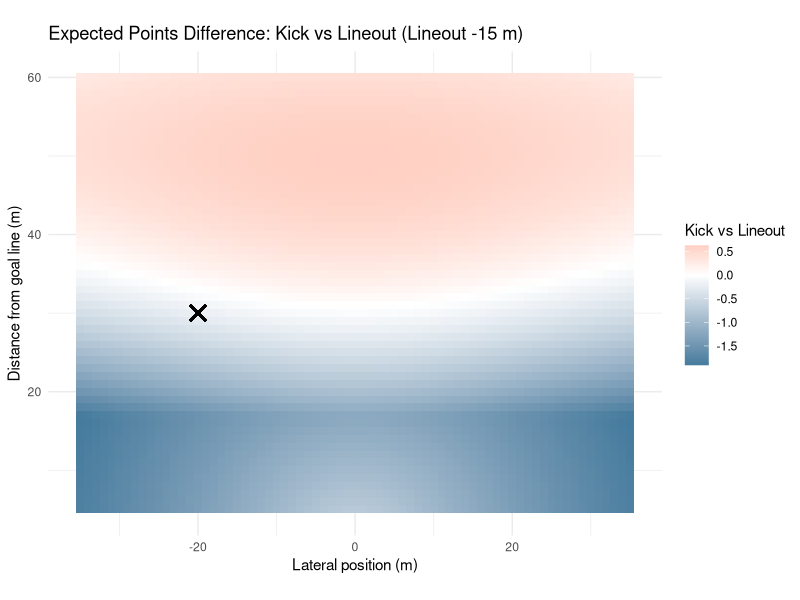
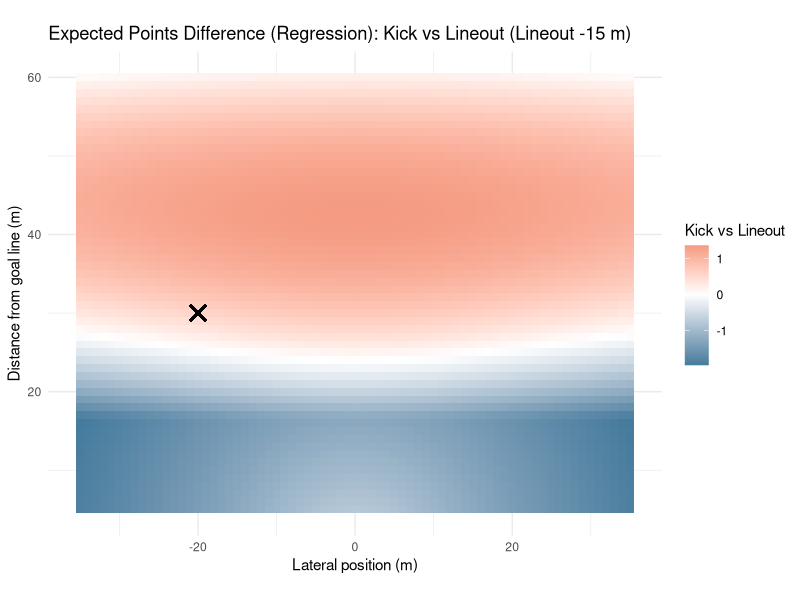
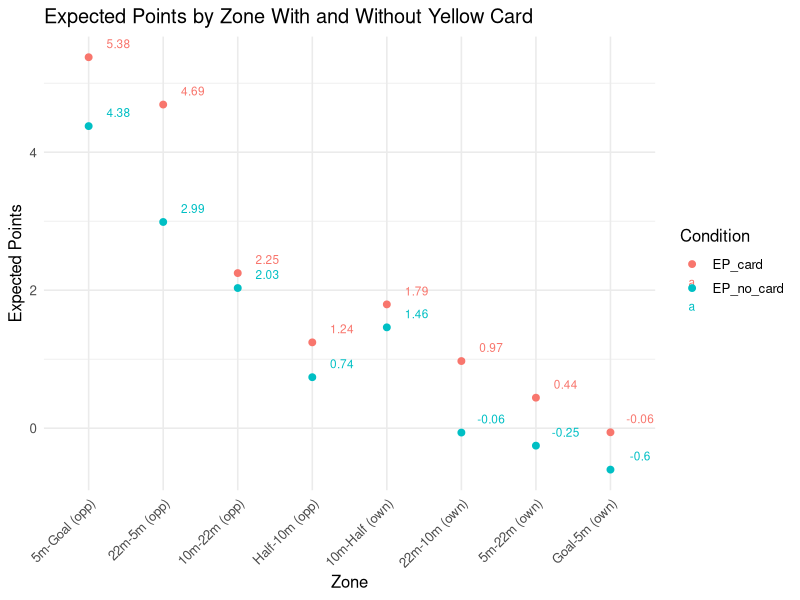
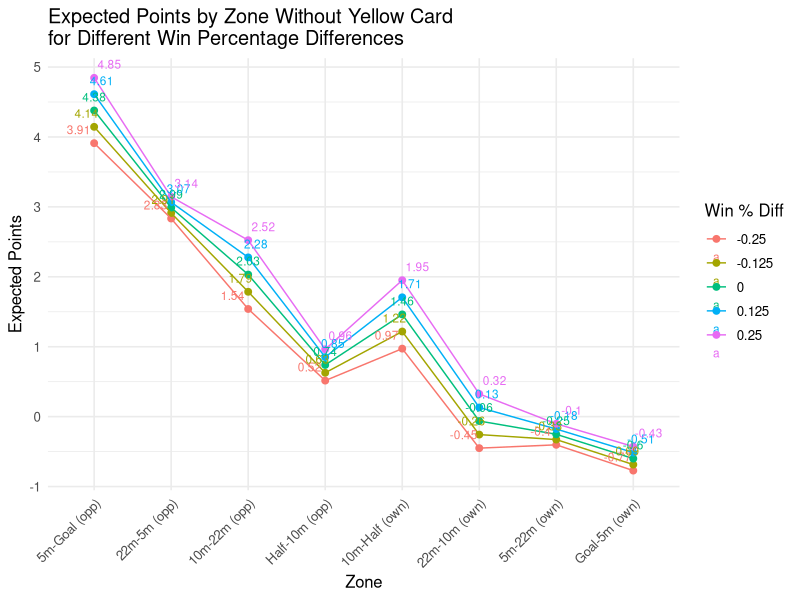
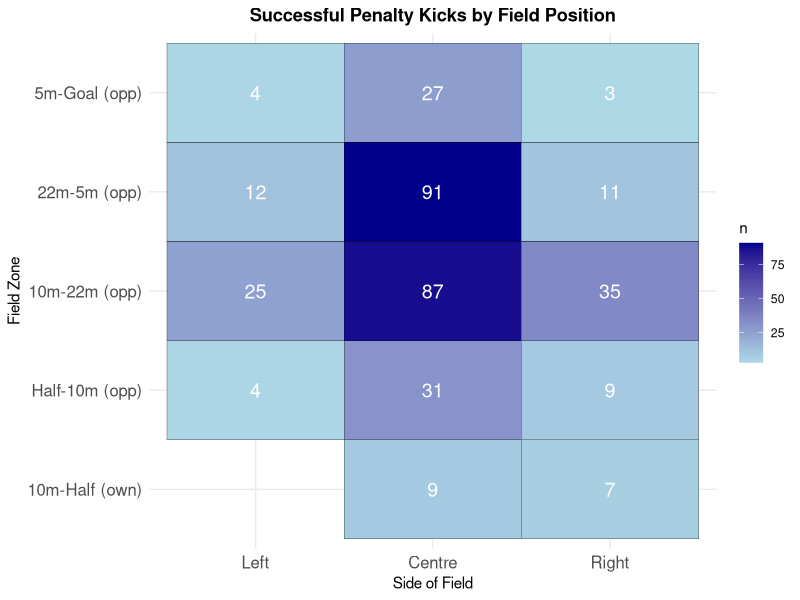
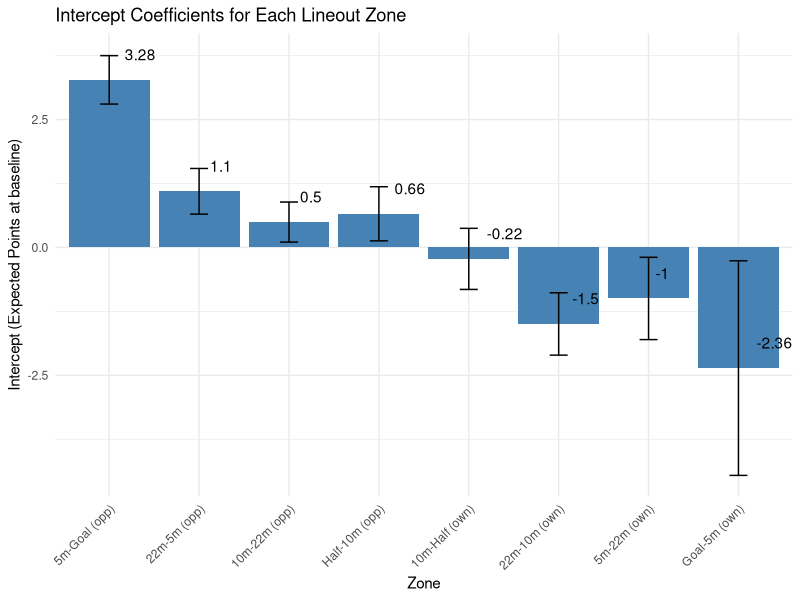
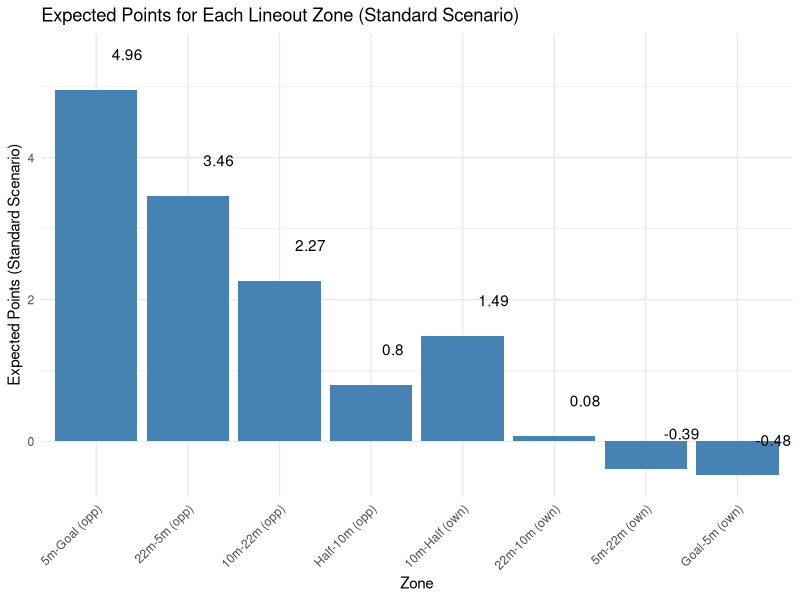
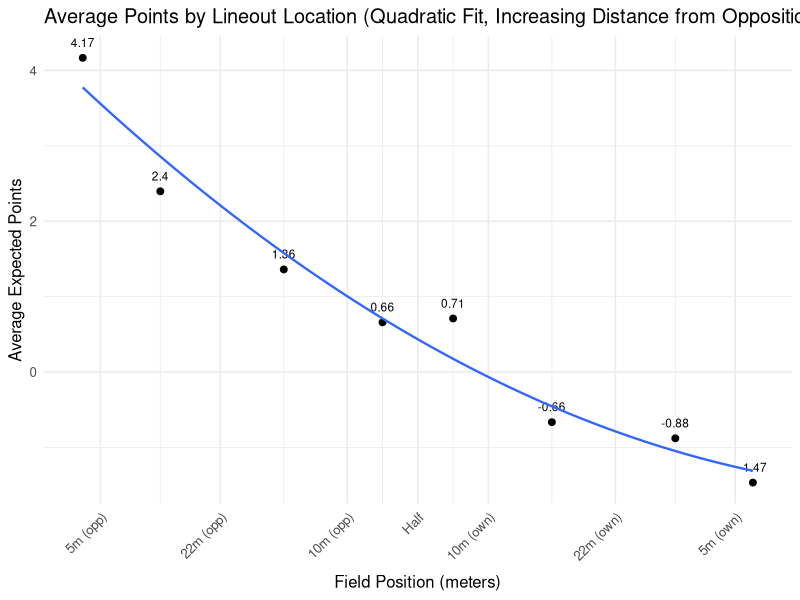

Recreate these plots in R, in order.
##################
### REFERENCES ###
##################

# setwd("/Users/kennywatts/Documents/GitHub/Rugby-Expected-Points/")

## Links to Article
# https://www.data-ruck.com/blog/predicting-kicks-outcome/
# https://journals.sagepub.com/doi/10.1177/22150218251365220

## Data Download Link
# https://zenodo.org/api/records/13851563/files-archive

# Goal Kicking Data
# https://www.sciencedirect.com/science/article/pii/S1440244014000255


################
### PACKAGES ###
################

# install.packages("patchwork")
library(patchwork)

# install.packages("stringr")
library(stringr)

# install.packages("tidyverse")
library(tidyverse)

# install.packages("dplyr")
library(dplyr)

#################
### DATA LOAD ###
#################

# run from project directory (or within .Rproj)
phase_data = read_csv("data/phase_2018-19.csv")
# preview data
head(phase_data)

########################
### DATA EXPLORATION ###
#######################

# location where the phase began, determined determined by the metre lines dividing the pitch
unique(phase_data$Location)

# period between subsequent rucks
unique(phase_data$Phase)

# location on the pitch where the phase began, determined by the lineout lines dividing the pitch
unique(phase_data$Side)

# how did the play start?
unique(phase_data$Play_Start)

# upon scoring, the event was assigned to all phases since the previous scoring event
unique(phase_data$Outcome)

# points difference (I'm assuming for whoever has possession of the ball)
## oftentimes this is from perspective of the home team, but if it flips back and forth w/ possession then you're right
unique(phase_data$Points_Difference)

# phase data including cards

phase_data_cards <- phase_data

# remove instances when cards occur
phase_data <- phase_data %>%
  filter(
    Red_Cards_Own == 0,
    Red_Cards_Opp == 0,
    Yellow_Cards_Own == 0,
    Yellow_Cards_Opp == 0
  ) %>%
  select(-Red_Cards_Own, -Red_Cards_Opp, -Yellow_Cards_Own, -Yellow_Cards_Opp)

# get restarts
restarts <- phase_data %>%
  filter(Play_Start == "Restart Kick", Phase ==1)

# list of unique restart locations
unique(restarts$Location)

# successfulpenalty kicks and locations
successful_penalty_kicks <- phase_data %>%
  arrange(ID) %>% 
  mutate(
    prev_location = lag(Location),          # previous play location
    prev_team = lag(Team_In_Poss),          # previous team in possession
    prev_side = lag(Side),                  # previous side
    score_change = Points_Difference - lag(Points_Difference),
    
    # flip certain "own" zones to "opp"
    prev_location = case_when(
      prev_location == "Goal-5m (own)"   ~ "5m-Goal (opp)",
      prev_location == "5m-22m (own)"    ~ "22m-5m (opp)",
      prev_location == "22m-10m (own)"   ~ "10m-22m (opp)",
      TRUE ~ prev_location
    )
  ) %>%
  # isolate for 3-point scores
  filter(
    abs(score_change) == 3
  ) %>%
  select(ID, Round, Home, Away, Location, prev_location, prev_team, prev_side, Points_Difference, Outcome)
# preview data
print(successful_penalty_kicks)


# mapping successful penalty kicks

zone_levels <- c("Goal-5m (own)", "5m-22m (own)", "22m-10m (own)", "10m-Half (own)",
                 "Half-10m (opp)", "10m-22m (opp)", "22m-5m (opp)", "5m-Goal (opp)")

successful_penalty_kicks <- successful_penalty_kicks %>%
  mutate(
    prev_location = factor(prev_location, levels = zone_levels),
    prev_side = factor(prev_side, levels = c("Left", "Centre", "Right"))
  )

field_counts <- successful_penalty_kicks %>%
  count(prev_location, prev_side)

p1 <- ggplot(field_counts, aes(x = prev_side, y = prev_location, fill = n)) +
  geom_tile(color = "black") +
  geom_text(aes(label = n), color = "white", size = 5) +
  scale_fill_gradient(low = "lightblue", high = "darkblue") +
  labs(title = "Successful Penalty Kicks by Field Position",
       x = "Side of Field",
       y = "Field Zone") +
  theme_minimal() +
  theme(
    axis.text.x = element_text(size = 12),
    axis.text.y = element_text(size = 12),
    plot.title = element_text(hjust = 0.5, face = "bold")
  )

ggsave("plots/penalty_kicks_by_position.png", p1, width = 10, height = 8, dpi = 300)

# expected points of lineout in different locations

phase_data <- phase_data %>%
  mutate(
    # extract signed numbers inside parentheses: (+3), (-3), etc.
    points = str_extract(Outcome, "[-+]?\\d+") %>% as.numeric(),
    
    # handle cases with no number (e.g. "no score", turnovers)
    points = ifelse(is.na(points), 0, points)
  )

zones <- c(
  "5m-Goal (opp)",
  "22m-5m (opp)",
  "10m-22m (opp)",
  "Half-10m (opp)",
  "10m-Half (own)",
  "22m-10m (own)",
  "5m-22m (own)",
  "Goal-5m (own)"
)

lineouts_clean <- phase_data %>%
  filter(
    Play_Start == "Lineout",
    Location %in% zones,
    Phase == 1
  ) %>%
  arrange(Round, Home, Away, Team_In_Poss, desc(Seconds_Remaining))

expected_points_by_zone <- lineouts_clean %>%
  group_by(Location) %>%
  summarise(
    n_phases = n(),
    avg_points = mean(points, na.rm = TRUE),
    total_points = sum(points, na.rm = TRUE),
    .groups = "drop"
)

print(expected_points_by_zone)

#####
# Expected points using linear regression
#####

last_play <- phase_data_cards %>%
  group_by(Round, Home, Away) %>%
  filter(ID == max(ID)) %>%
  ungroup() %>%
  mutate(
    last_play_points = str_extract(Outcome, "[-+]?\\d+") %>% as.numeric(),
    last_play_points = ifelse(is.na(last_play_points), 0, last_play_points),
    
    Score_Change = last_play_points,
    
    Final_Points_Difference = Points_Difference + Score_Change,
    Final_Points_Diff_Home = if_else(Team_In_Poss == "Home",
                                     Final_Points_Difference,
                                     -Final_Points_Difference)
)

# making win percentage column

matches <- last_play %>%
  select(Round, Home, Away, Final_Points_Diff_Home) %>%
  distinct()

team_games <- matches %>%
  pivot_longer(cols = c(Home, Away),
               names_to = "Side",
               values_to = "Team") %>%
  mutate(
    Win = case_when(
      Side == "Home" & Final_Points_Diff_Home > 0 ~ 1,
      Side == "Home" & Final_Points_Diff_Home <= 0 ~ 0,
      Side == "Away" & Final_Points_Diff_Home < 0 ~ 1,
      Side == "Away" & Final_Points_Diff_Home >= 0 ~ 0
    ),
    Round = as.numeric(Round)
  ) %>%
  arrange(Team, Round)

team_games <- team_games %>%
  group_by(Team) %>%
  arrange(Round) %>%
  mutate(
    Games_Played = lag(row_number(), default = 0),
    Wins_Before = lag(cumsum(Win), default = 0),
    WinPct_Before = if_else(Games_Played == 0, 0.5, Wins_Before / Games_Played)
  ) %>%
  ungroup()

phase_data_cards <- phase_data_cards %>%
  mutate(
    Team_for_join = case_when(
      Team_In_Poss == "Home" ~ Home,
      Team_In_Poss == "Away" ~ Away
    )
  )

phase_data_cards <- phase_data_cards %>%
  left_join(
    team_games %>% select(Team, Round, WinPct_Before),
    by = c("Team_for_join" = "Team", "Round" = "Round")
  )

regression_lineouts <- phase_data_cards %>%
  filter(
    Play_Start == "Lineout",
    Location %in% zones,
    Phase == 1
  )

# Home and away column

regression_lineouts <- regression_lineouts %>%
  mutate(
    Home_Attack = if_else(Team_In_Poss == "Home", 1, 0)
  )

regression_lineouts <- regression_lineouts %>%
  mutate(
    Opponent = if_else(Team_In_Poss == "Home", Away, Home)
  ) %>%
  left_join(
    team_games %>% select(Team, Round, WinPct_Before) %>%
      rename(Opponent = Team,
             Opponent_WinPct = WinPct_Before),
    by = c("Opponent", "Round")
  )

# Win percent differential

regression_lineouts <- regression_lineouts %>%
  mutate(
    WinPct_Diff = WinPct_Before - Opponent_WinPct
  )

# Card differential

regression_lineouts <- regression_lineouts %>%
  mutate(
    Card_Diff = (Yellow_Cards_Opp + Red_Cards_Opp) - (Yellow_Cards_Own + Red_Cards_Own)
  )

# Seconds remaining in half

regression_lineouts <- regression_lineouts %>%
  mutate(
    Seconds_Remaining_Half = if_else(
      Seconds_Remaining > 2400,             # first half
      Seconds_Remaining - 2400,             # seconds remaining in first half
      Seconds_Remaining                     # second half: already less than 2400
    )
  )


regression_lineouts <- regression_lineouts %>%
  mutate(
  points = str_extract(Outcome, "[-+]?\\d+") %>% as.numeric(),
  points = ifelse(is.na(points), 0, points))

lineouts_by_zone <- split(regression_lineouts, regression_lineouts$Location)

zone_regressions <- list()

for (zone_name in names(lineouts_by_zone)) {
  df <- lineouts_by_zone[[zone_name]]
  
  lm_zone <- lm(points ~ Seconds_Remaining_Half + Home_Attack + WinPct_Diff + Card_Diff, data = df)
  
  zone_regressions[[zone_name]] <- lm_zone
}

# Expected points for each zone using regression

library(broom)

zone_coefficients <- lapply(names(zone_regressions), function(zone) {
  broom::tidy(zone_regressions[[zone]]) %>%
    mutate(Location = zone)
}) %>%
  bind_rows()

zones_order <- c(
  "5m-Goal (opp)",
  "22m-5m (opp)",
  "10m-22m (opp)",
  "Half-10m (opp)",
  "10m-Half (own)",
  "22m-10m (own)",
  "5m-22m (own)",
  "Goal-5m (own)"
)

intercepts <- zone_coefficients %>%
  filter(term == "(Intercept)")

intercepts <- intercepts %>%
  mutate(Location = factor(Location, levels = zones_order))

reg_plot <- ggplot(intercepts, aes(x = Location, y = estimate)) +
  geom_col(fill = "steelblue") +
  geom_errorbar(aes(ymin = estimate - std.error, ymax = estimate + std.error), width = 0.2) +
  geom_text(aes(label = round(estimate, 2)),
            nudge_y = 0.5,   # move labels slightly above the bars
            hjust = -0.5) +   # center horizontally
  labs(
    x = "Zone",
    y = "Intercept (Expected Points at baseline)",
    title = "Intercept Coefficients for Each Lineout Zone"
  ) +
  theme_minimal() +
  theme(axis.text.x = element_text(angle = 45, hjust = 1))

ggsave("plots/reg_plot.png", reg_plot, width = 10, height = 6, dpi = 300)

# Standard Scenario Plot

Seconds_Remaining_Half_val <- 2400
Home_Attack_val <- 1
WinPct_Diff_val <- 0
Card_Diff_val <- 0

zone_coeff_summary <- zone_coefficients %>%
  select(Location, term, estimate) %>%
  pivot_wider(names_from = term, values_from = estimate, values_fn = mean)

EP_standard <- zone_coeff_summary %>%
  mutate(
    EP_standard = `(Intercept)` +
      Seconds_Remaining_Half * Seconds_Remaining_Half_val +
      Home_Attack * Home_Attack_val +
      WinPct_Diff * WinPct_Diff_val +
      Card_Diff * Card_Diff_val
  ) %>%
  select(Location, EP_standard) %>%
  pivot_longer(
    cols = EP_standard,
    names_to = "Condition",
    values_to = "Expected_Points"
  ) %>%
  mutate(Location = factor(Location, levels = zones_order))

reg_plot_standard <- ggplot(EP_standard, aes(x = Location, y = Expected_Points)) +
  geom_col(fill = "steelblue") +
  geom_text(aes(label = round(Expected_Points, 2)),
            nudge_y = 0.5, 
            hjust = -0.5) +
  labs(
    x = "Zone",
    y = "Expected Points (Standard Scenario)",
    title = "Expected Points for Each Lineout Zone (Standard Scenario)"
  ) +
  theme_minimal() +
  theme(axis.text.x = element_text(angle = 45, hjust = 1))

ggsave("plots/standard_coef_reg_plot.png", reg_plot_standard, width = 10, height = 6, dpi = 300)

# Expected Points of Lineout All Areas of the pitch

expected_points_by_zone <- lineouts_clean %>%
  group_by(Location) %>%
  summarise(
    n_phases = n(),
    avg_points = mean(points, na.rm = TRUE),
    total_points = sum(points, na.rm = TRUE),
    .groups = "drop"
  ) %>%
  mutate(Location = factor(Location, levels = zones_order)) %>%
  arrange(Location)

expected_points_regression <- intercepts %>%
  mutate(Location = factor(Location, levels = zones_order)) %>%
  arrange(Location)

# Print Table
print(expected_points_by_zone)

# Plot of Meteres vs Expected Points of Lineout

field_lines <- c(5, 22, 40, 50, 60, 78, 95)
line_names <- c("5m (opp)", "22m (opp)", "10m (opp)", "Half", "10m (own)", "22m (own)", "5m (own)")

zone_meters <- c(2.5, 13.5, 31, 45, 55, 69, 86.5, 97.5)

expected_points_by_zone$Location <- factor(expected_points_by_zone$Location, levels = zones_order)
expected_points_by_zone$meter_x <- zone_meters[match(as.character(expected_points_by_zone$Location), zones_order)]

expected_points_regression$Location <- factor(expected_points_regression$Location, levels = zones_order)
expected_points_regression$meter_x <- zone_meters[match(as.character(expected_points_regression$Location), zones_order)]

# Computing Quadratic Minimum

quad_fit_tmp <- lm(avg_points ~ poly(meter_x, 2), data = expected_points_by_zone)
quad_fit_reg <- lm(estimate ~ poly(meter_x, 2), data = expected_points_regression)

grid_x <- seq(min(expected_points_by_zone$meter_x, na.rm = TRUE),
              max(expected_points_by_zone$meter_x, na.rm = TRUE),
              length.out = 2000)

pred_tmp <- predict(quad_fit_tmp, newdata = data.frame(meter_x = grid_x))
pred_reg <- predict(quad_fit_reg, newdata = data.frame(meter_x = grid_x))

cap_x <- grid_x[which.min(pred_tmp)]
cap_x_reg <- grid_x[which.min(pred_reg)]

lineout_plot <- ggplot(expected_points_by_zone, aes(x = meter_x, y = avg_points)) +
  geom_point(size = 2) +
  geom_text(aes(label = round(avg_points, 2)), vjust = -1.2, size = 3, check_overlap = TRUE) +
  geom_smooth(method = "lm", formula = y ~ poly(pmin(x,  cap_x), 2), se = FALSE, linewidth = 0.8) +
  scale_x_continuous(
    breaks = field_lines,
    labels = line_names,
    expand = expansion(add = c(3, 3)),
    limits = c(0, 100)  # ensures full field range
  ) +
  labs(
    title = "Average Points by Lineout Location (Quadratic Fit, Increasing Distance from Opposition Goal Line)",
    x = "Field Position (meters)",
    y = "Average Expected Points"
  ) +
  theme_minimal(base_size = 12) +
  theme(
    axis.text.x = element_text(angle = 45, hjust = 1),
    axis.title.x = element_text(margin = ggplot2::margin(t = unit(8, "pt")))
  )

ggsave("plots/lineout_plot.png", lineout_plot, width = 10, height = 6, dpi = 300)

df <- tibble::tibble(
  y_mid = c(31, 13.5, 2.5, 45),
  avg_points = c(1.25, 2.04, 3.74, 0.879)
)

p2 <- ggplot(df, aes(x = y_mid, y = avg_points)) +
  geom_point(size = 3, color = "red") +
  geom_line(group = 1, color = "blue") +
  labs(
    title = "Average Expected Points by Zone",
    x = "Distance from goal line (m, zone midpoint)",
    y = "Average Points"
  ) +
  theme_minimal()

ggsave("plots/expected_points_by_zone.png", p2, width = 10, height = 6, dpi = 300)

# Regression quad plot

lineout_plot_reg <- ggplot(expected_points_regression, aes(x = meter_x, y = estimate)) +
  geom_point(size = 2) +
  geom_text(aes(label = round(estimate, 2)), vjust = -1.2, size = 3, check_overlap = TRUE) +
  geom_smooth(method = "lm", formula = y ~ poly(pmin(x,  cap_x_reg), 3), se = FALSE, linewidth = 0.8) +
  scale_x_continuous(
    breaks = field_lines,
    labels = line_names,
    expand = expansion(add = c(3, 3)),
    limits = c(0, 100)  # ensures full field range
  ) +
  labs(
    title = "Average Points by Lineout Location (Cubic Fit, Increasing Distance from Opposition Goal Line)",
    x = "Field Position (meters)",
    y = "Average Expected Points"
  ) +
  theme_minimal(base_size = 12) +
  theme(
    axis.text.x = element_text(angle = 45, hjust = 1),
    axis.title.x = element_text(margin = ggplot2::margin(t = unit(8, "pt")))
  )

ggsave("plots/lineout_plot_reg.png", lineout_plot, width = 10, height = 6, dpi = 300)

df_reg <- tibble::tibble(
  y_mid = c(31, 13.5, 2.5, 45),
  estimate = c(1.25, 2.04, 3.74, 0.879)
)

p2_reg <- ggplot(df_reg, aes(x = y_mid, y = estimate)) +
  geom_point(size = 3, color = "red") +
  geom_line(group = 1, color = "blue") +
  labs(
    title = "Average Expected Points by Zone",
    x = "Distance from goal line (m, zone midpoint)",
    y = "Average Points"
  ) +
  theme_minimal()

ggsave("plots/expected_points_regression.png", p2_reg, width = 10, height = 6, dpi = 300)

# coefficients from logistic regression (REPLICATE THIS)
beta_angle <- 0.45
beta_distance <- -0.022
intercept <- -1.78

x_vals <- seq(-35, 35, by = 1)
y_vals <- seq(5, 60, by = 1)
grid <- expand.grid(x = x_vals, y = y_vals)

# SET THIS AS DEFAULT VALUE, CORRECT IF NOT SO
post_half_width <- 2.81

# logistic function
logit_prob <- function(angle, distance) {
  1 / (1 + exp(-(beta_angle * angle + beta_distance * distance + intercept)))
}

compute_expected_points <- function(x, y, post_half_width = 2.81) {
  # positions of the posts along the x-axis
  left_post_x  <- -post_half_width
  right_post_x <-  post_half_width
  
  # distances to the posts from kicker at (x, y)
  angle_left  <- atan2(x + left_post_x, y)
  angle_right <- atan2(x - right_post_x, y)
  
  # angular width of target
  angle <- angle_right - angle_left
  
  # logistic probability
  distance <- sqrt(x^2 + y^2)
  prob_raw <- logit_prob(angle, distance)
  
  prob_raw
}

grid <- grid %>%
  mutate(
    prob_raw_pos = compute_expected_points(x, y),
    prob_raw_neg = compute_expected_points(-x, y),  # mirror kicker position
    prob_raw_max = pmax(prob_raw_pos, prob_raw_neg)
  ) %>%
  mutate(
    prob = prob_raw_max / max(prob_raw_max),
    expected_points = prob * 3 + (1-prob)*0.604    # 0.604 obtained from expected points following a 22 meter drop out
  )


# plot symmetric heatmap
thresholds <- c(0.8, 0.6, 0.4, 0.2)

p3 <- ggplot(grid, aes(x = x, y = y, fill = prob)) +
  geom_tile() +
  geom_contour(aes(z = prob),
               breaks = thresholds,
               color = "white",
               linewidth = 0.8,
               linetype = "dashed") +
  scale_fill_viridis_c(option = "magma", name = "Expected Prob") +
  coord_fixed() +
  labs(
    title = "Expected Probability of Kick Success (Symmetric)",
    x = "Lateral position (m)",
    y = "Distance from goal line (m)"
  ) +
  theme_minimal()

ggsave("plots/kick_success_probability.png", p3, width = 12, height = 10, dpi = 300)

p4 <- ggplot(grid, aes(x = x, y = y, fill = expected_points)) +
  geom_tile() +
  scale_fill_viridis_c(option = "magma", name = "Expected Points") +
  coord_fixed() +
  labs(
    title = "Expected Points of Kick Success (Symmetric)",
    x = "Lateral position (m)",
    y = "Distance from goal line (m)"
  ) +
  theme_minimal()

ggsave("plots/expected_points_heatmap.png", p4, width = 12, height = 10, dpi = 300)



# Expected Points after Penalty miss (drop kick from opposition 22m)

all_restarts <- restarts

head(all_restarts)
table(all_restarts$Location)

# Need to Remove All Restarts After Tries and Penalties

restarts_not_after_score <- phase_data %>%
  mutate(
    prev_ID = lag(ID),
    prev_Points = lag(Points_Difference),
    prev_Play = lag(Play_Start),
    prev_Team_In_Poss = lag(Team_In_Poss)
  ) %>%
  filter(
    Phase == 1,
    Play_Start == "Restart Kick",
    !is.na(prev_ID),
    abs(Points_Difference - prev_Points) == 0,
    Seconds_Remaining < 4795,
    !between(Seconds_Remaining, 2390, 2400)
  )



head(restarts_not_after_score)
table(restarts_not_after_score$Location)


# Filtering out unreasonable locations

avg_points_by_location_restarts <- restarts_not_after_score %>%
  group_by(Location) %>%
  summarise(
    n = n(),
    avg_expected_points = mean(points, na.rm = TRUE)
  ) %>%
  arrange(desc(avg_expected_points))

print(avg_points_by_location_restarts)

overall_avg_points_restarts <- restarts_not_after_score %>%
  summarise(overall_avg_expected_points = mean(points, na.rm = TRUE))

print(overall_avg_points_restarts)


# lineout expected points

expected_points_by_zone <- tibble(
  Location = c("10m-22m (opp)", "22m-5m (opp)", "5m-Goal (opp)", "Half-10m (opp)"),
  y_mid = c(31, 13.5, 2.5, 45),
  avg_points = c(1.25, 2.04, 3.74, 0.879)
)

expected_points_by_zone_reg <- tibble(
  Location = c("10m-22m (opp)", "22m-5m (opp)", "5m-Goal (opp)", "Half-10m (opp)"),
  y_mid = c(31, 13.5, 2.5, 45),
  avg_points = c(0.77, 1.02, 3.79, 1.01)
)

# fit quadratic function
quad_fit <- lm(avg_points ~ poly(y_mid, 2, raw = TRUE), data = expected_points_by_zone)
quad_fit_reg <- lm(avg_points ~ poly(y_mid, 2, raw = TRUE), data = expected_points_by_zone_reg)

y_dense <- seq(min(expected_points_by_zone$y_mid),
               max(expected_points_by_zone$y_mid), length.out = 500)
y_dense_reg <- seq(min(expected_points_by_zone_reg$y_mid),
               max(expected_points_by_zone_reg$y_mid), length.out = 500)

fitted_dense <- predict(quad_fit, newdata = data.frame(y_mid = y_dense))
fitted_dense_reg <- predict(quad_fit_reg, newdata = data.frame(y_mid = y_dense_reg))

p5 <- ggplot() +
  geom_point(data = expected_points_by_zone, aes(x = y_mid, y = avg_points), color = "blue") +
  geom_line(aes(x = y_dense, y = fitted_dense), color = "red", linewidth = 1) +
  labs(title = "Quadratic Fit to Average Points by Zone",
       x = "y_mid",
       y = "Average Points") +
  theme_minimal()

ggsave("plots/quadratic_fit.png", p5, width = 10, height = 6, dpi = 300)

p5_reg <- ggplot() +
  geom_point(data = expected_points_by_zone_reg, aes(x = y_mid, y = avg_points), color = "blue") +
  geom_line(aes(x = y_dense_reg, y = fitted_dense_reg), color = "red", linewidth = 1) +
  labs(title = "Quadratic Fit to Average Points by Zone",
       x = "y_mid",
       y = "Average Points") +
  theme_minimal()

ggsave("plots/quadratic_fit_reg.png", p5, width = 10, height = 6, dpi = 300)

interpolate_quad <- function(x) {
  predict(quad_fit, newdata = data.frame(y_mid = x))
}

interpolate_quad_reg <- function(x) {
  predict(quad_fit_reg, newdata = data.frame(y_mid = x))
}

grid <- grid %>%
  mutate(
    avg_points_interp = interpolate_quad(y),
    point_diff = expected_points - avg_points_interp
  )

grid_reg <- grid %>%
  mutate(
    avg_points_interp = interpolate_quad_reg(y),
    point_diff = expected_points - avg_points_interp
  )

# graph of if the lineout takes place at the same distance from goal as kick
p6 <- ggplot(grid, aes(x = x, y = y, fill = point_diff)) +
  geom_tile() +
  scale_fill_gradient2(
    low = "#457B9D",    # darker blue for negative
    mid = "white",       # zero
    high = "#E76F51",   # darker orange/red for positive
    midpoint = 0,
    name = "Kick vs Lineout"
  ) +
  coord_fixed() +
  labs(
    title = "Expected Points Difference: Kick vs Lineout",
    x = "Lateral position (m)",
    y = "Distance from goal line (m)"
  ) +
  theme_minimal()

ggsave("plots/kick_vs_lineout_comparison.png", p6, width = 12, height = 10, dpi = 300)


p6_reg <- ggplot(grid_reg, aes(x = x, y = y, fill = point_diff)) +
  geom_tile() +
  scale_fill_gradient2(
    low = "#457B9D",    # darker blue for negative
    mid = "white",       # zero
    high = "#E76F51",   # darker orange/red for positive
    midpoint = 0,
    name = "Kick vs Lineout"
  ) +
  coord_fixed() +
  labs(
    title = "Expected Points Difference (Regression): Kick vs Lineout",
    x = "Lateral position (m)",
    y = "Distance from goal line (m)"
  ) +
  theme_minimal()

ggsave("plots/kick_vs_lineout_comparison_reg.png", p6_reg, width = 12, height = 10, dpi = 300)

# with a y shift

y_shifts <- c(0, -5, -10, -15, -20, -25)

plots <- lapply(y_shifts, function(shift) {
  
  grid_shifted <- grid %>%
    mutate(
      avg_points_interp = pmin(interpolate_quad(y + shift), 3.74),  # cap at 3.74
      point_diff = expected_points - avg_points_interp
    )
  
  p <- ggplot(grid_shifted, aes(x = x, y = y, fill = point_diff)) +
    geom_tile() +
    scale_fill_gradient2(
      low = "#457B9D",    # darker blue for negative
      mid = "white",       # zero
      high = "#E76F51",   # darker orange/red for positive
      midpoint = 0,
      name = "Kick vs Lineout"
    ) +
    coord_fixed() +
    labs(
      title = paste("Expected Points Difference: Kick vs Lineout (Lineout", shift, "m)"),
      x = "Lateral position (m)",
      y = "Distance from goal line (m)"
    ) +
    theme_minimal()
  
  # Save each plot
  filename <- paste0("plots/kick_vs_lineout_shift_", abs(shift), "m.png")
  ggsave(filename, p, width = 12, height = 10, dpi = 300)
  
  p
})

plots_reg <- lapply(y_shifts, function(shift) {
  
  grid_shifted_reg <- grid_reg %>%
    mutate(
      avg_points_interp = pmin(interpolate_quad_reg(y + shift), 3.79),  # cap at 3.79
      point_diff = expected_points - avg_points_interp
    )
  
  p_reg <- ggplot(grid_shifted_reg, aes(x = x, y = y, fill = point_diff)) +
    geom_tile() +
    scale_fill_gradient2(
      low = "#457B9D",    # darker blue for negative
      mid = "white",       # zero
      high = "#E76F51",   # darker orange/red for positive
      midpoint = 0,
      name = "Kick vs Lineout"
    ) +
    coord_fixed() +
    labs(
      title = paste("Expected Points Difference (Regression): Kick vs Lineout (Lineout", shift, "m)"),
      x = "Lateral position (m)",
      y = "Distance from goal line (m)"
    ) +
    theme_minimal()
  
  # Save each plot
  filename <- paste0("plots/kick_vs_lineout_reg_shift_", abs(shift), "m.png")
  ggsave(filename, p_reg, width = 12, height = 10, dpi = 300)
  
  p_reg
})

# Specific y shift and decision marker

y_shift <- -15

marker_x <- -20
marker_y <- 30

grid_shifted <- grid %>%
  mutate(
    avg_points_interp = pmin(interpolate_quad(y + y_shift), 3.74),
    point_diff = expected_points - avg_points_interp
  )

grid_shifted_reg <- grid %>%
  mutate(
    avg_points_interp = pmin(interpolate_quad_reg(y + y_shift), 3.79),
    point_diff = expected_points - avg_points_interp
  )

decision_marker <- ggplot(grid_shifted, aes(x = x, y = y, fill = point_diff)) +
  geom_tile() +
  scale_fill_gradient2(
    low = "#457B9D",    # darker blue for negative
    mid = "white",       # zero
    high = "#E76F51",   # darker orange/red for positive
    midpoint = 0,
    name = "Kick vs Lineout"
  ) +
  coord_fixed() +
  labs(
    title = paste("Expected Points Difference: Kick vs Lineout (Lineout", y_shift, "m)"),
    x = "Lateral position (m)",
    y = "Distance from goal line (m)"
  ) +
  theme_minimal() +
  # Add your marker
  geom_point(aes(x = marker_x, y = marker_y), color = "black", size = 4, shape = 4, stroke = 1.2)

ggsave("plots/kick_vs_lineout_shift_15m_marker.png", decision_marker, width = 12, height = 10, dpi = 300)

decision_marker

decision_marker_reg <- ggplot(grid_shifted_reg, aes(x = x, y = y, fill = point_diff)) +
  geom_tile() +
  scale_fill_gradient2(
    low = "#457B9D",    # darker blue for negative
    mid = "white",       # zero
    high = "#E76F51",   # darker orange/red for positive
    midpoint = 0,
    name = "Kick vs Lineout"
  ) +
  coord_fixed() +
  labs(
    title = paste("Expected Points Difference (Regression): Kick vs Lineout (Lineout", y_shift, "m)"),
    x = "Lateral position (m)",
    y = "Distance from goal line (m)"
  ) +
  theme_minimal() +
  # Add your marker
  geom_point(aes(x = marker_x, y = marker_y), color = "black", size = 4, shape = 4, stroke = 1.2)

ggsave("plots/kick_vs_lineout_shift_15m_marker_reg.png", decision_marker_reg, width = 12, height = 10, dpi = 300)

decision_marker_reg

marker_value <- grid_shifted %>%
  filter(x == marker_x, y == marker_y) %>%
  select(expected_points, avg_points_interp, point_diff)

marker_value <- marker_value %>%
  mutate(
    expected_points = round(expected_points, 2),
    avg_points_interp = round(avg_points_interp, 2),
    point_diff = round(point_diff, 2)
  )

marker_value

marker_value_reg <- grid_shifted_reg %>%
  filter(x == marker_x, y == marker_y) %>%
  select(expected_points, avg_points_interp, point_diff)

marker_value_reg <- marker_value_reg %>%
  mutate(
    expected_points = round(expected_points, 2),
    avg_points_interp = round(avg_points_interp, 2),
    point_diff = round(point_diff, 2)
  )

marker_value_reg


# All Blacks vs South Africa Game

sep_game_data_csv = read_csv("data/All Blacks vs South Africa Game Sep 16th.csv")

sep_game_data_csv <- sep_game_data_csv %>%
  rename(
    x = `x location`,
    y = `y location`
  ) %>%
  mutate(
    x = x - 35
  )
  
sep_game_data <- sep_game_data_csv %>%
  left_join(grid, by = c("x", "y"))

sep_game_data <- sep_game_data %>%
  mutate(
    optimal_decision = if_else(point_diff > 0, "lineout", "kick")
  )

decision_tbl <- sep_game_data %>%
  select(Decision, optimal_decision, point_diff)
print(decision_tbl)

decision_tbl <- decision_tbl %>%
  mutate(
    missed_points = if_else(Decision == optimal_decision, 0, point_diff)
  )
print(decision_tbl)

sum(abs(decision_tbl$missed_points))

sep_game_data_reg <- sep_game_data_csv %>%
  left_join(grid_reg, by = c("x", "y"))

sep_game_data_reg <- sep_game_data_reg %>%
  mutate(
    optimal_decision = if_else(point_diff > 0, "lineout", "kick")
  )

decision_tbl_reg <- sep_game_data_reg %>%
  select(Decision, optimal_decision, point_diff)
print(decision_tbl_reg)

decision_tbl_reg <- decision_tbl_reg %>%
  mutate(
    missed_points = if_else(Decision == optimal_decision, 0, point_diff)
  )
print(decision_tbl_reg)

sum(abs(decision_tbl_reg$missed_points))


# Graphing Decision Boundary


# Not same location as SA
marker_x <- -20
marker_y <- 30

y_shifts <- seq(0, -25, by = -1)

shift_results <- lapply(y_shifts, function(shift) {
  grid_shifted <- grid %>%
    mutate(
      avg_points_interp = pmin(interpolate_quad(y + shift), 3.74),
      point_diff = expected_points - avg_points_interp
    )
  
  marker_val <- grid_shifted %>%
    mutate(dist = sqrt((x - marker_x)^2 + (y - marker_y)^2)) %>%
    slice_min(dist, n = 1) %>%
    select(expected_points, avg_points_interp)
  
  tibble(
    y_shift = shift,
    kick_EP = marker_val$expected_points,
    lineout_EP = marker_val$avg_points_interp
  )
}) %>%
  bind_rows()

shift_results_reg <- lapply(y_shifts, function(shift) {
  grid_shifted_reg <- grid_reg %>%
    mutate(
      avg_points_interp = pmin(interpolate_quad_reg(y + shift), 3.74),
      point_diff = expected_points - avg_points_interp
    )
  
  marker_val_reg <- grid_shifted_reg %>%
    mutate(dist = sqrt((x - marker_x)^2 + (y - marker_y)^2)) %>%
    slice_min(dist, n = 1) %>%
    select(expected_points, avg_points_interp)
  
  tibble(
    y_shift = shift,
    kick_EP = marker_val_reg$expected_points,
    lineout_EP = marker_val_reg$avg_points_interp
  )
}) %>%
  bind_rows()

shift_results_long <- shift_results %>%
  mutate(y_shift_plot = abs(y_shift)) %>%
  pivot_longer(
    cols = c(kick_EP, lineout_EP),
    names_to = "Option",
    values_to = "Expected_Points"
  )

shift_results_long_reg <- shift_results_reg %>%
  mutate(y_shift_plot = abs(y_shift)) %>%
  pivot_longer(
    cols = c(kick_EP, lineout_EP),
    names_to = "Option",
    values_to = "Expected_Points"
  )

f <- function(shift) interpolate_quad(marker_y + shift) - shift_results$kick_EP[1]

zero_shift <- -uniroot(f, c(-50, 0))$root

zero_shift

f_reg <- function(shift) interpolate_quad_reg(marker_y + shift) - shift_results_reg$kick_EP[1]

zero_shift_reg <- -uniroot(f_reg, c(-50, 0))$root

zero_shift_reg


delta_intercept <- ggplot(shift_results_long, aes(x = y_shift_plot, y = Expected_Points, color = Option)) +
  geom_line(size = 1.2) +
  geom_point(size = 2) +
  geom_vline(xintercept = abs(zero_shift), linetype = "dashed", color = "black") +
  annotate(
    "text",
    x = abs(zero_shift) + 1,  # shift label slightly right (adjust as needed)
    y = max(shift_results_long$Expected_Points),
    label = sprintf("Intercept = %.2f m", abs(zero_shift)),
    vjust = -0.5,
    hjust = 0
  ) +
  theme_minimal() +
  labs(
    title = paste("Expected Points vs Lineout Shift at (", marker_x, ",", marker_y, ")"),
    x = "Yards Gained for Lineout (m)",
    y = "Expected Points",
    color = "Option"
  )

ggsave("plots/delta_intercept_graph.png", delta_intercept, width = 12, height = 10, dpi = 300)

delta_intercept_reg <- ggplot(shift_results_long_reg, aes(x = y_shift_plot, y = Expected_Points, color = Option)) +
  geom_line(size = 1.2) +
  geom_point(size = 2) +
  geom_vline(xintercept = abs(zero_shift_reg), linetype = "dashed", color = "black") +
  annotate(
    "text",
    x = abs(zero_shift_reg) + 1,  # shift label slightly right (adjust as needed)
    y = max(shift_results_long_reg$Expected_Points),
    label = sprintf("Intercept = %.2f m", abs(zero_shift_reg)),
    vjust = -0.5,
    hjust = 0
  ) +
  theme_minimal() +
  labs(
    title = paste("Expected Points vs Lineout Shift at (", marker_x, ",", marker_y, ")"),
    x = "Yards Gained for Lineout (m)",
    y = "Expected Points",
    color = "Option"
  )

ggsave("plots/delta_intercept_graph_reg.png", delta_intercept_reg, width = 12, height = 10, dpi = 300)


# Shifting Variables in Regression Equation

# Set scenario values

Seconds_Remaining_Half_Coef <- 1200
Home_Attack_Coef <- 1
WinPct_Diff_Coef <- 0

EP_given_card <- zone_coefficients %>%
  select(Location, term, estimate) %>%
  pivot_wider(
    names_from = term,
    values_from = estimate
  ) %>%
  mutate(
    EP_no_card = `(Intercept)` +
      Seconds_Remaining_Half * Seconds_Remaining_Half_Coef +
      Home_Attack * Home_Attack_Coef +
      WinPct_Diff * WinPct_Diff_Coef,
    EP_card    = EP_no_card + Card_Diff
  )


EP_given_card

EP_long <- EP_given_card %>%
  select(Location, EP_no_card, EP_card) %>%
  pivot_longer(
    cols = c(EP_no_card, EP_card),
    names_to = "Condition",
    values_to = "Expected_Points"
  ) %>%
  mutate(
    Location = factor(Location, levels = zones_order)
  )

ggplot(EP_long, aes(x = Location, y = Expected_Points, color = Condition)) +
  geom_point(size = 2) +
  geom_text(aes(label = round(Expected_Points, 2)), 
            vjust = -1, nudge_x = 0.4, size = 3, check_overlap = TRUE) +
  labs(
    title = "Expected Points by Zone With and Without Yellow Card",
    x = "Zone",
    y = "Expected Points",
    color = "Condition"
  ) +
  theme_minimal(base_size = 12) +
  theme(
    axis.text.x = element_text(angle = 45, hjust = 1)
  )

# Changing win percentage

Seconds_Remaining_Half_Coef <- 1200
Home_Attack_Coef <- 1
Card_Diff_val <- 0
WinPct_Diff_vals <- c(-0.25, -0.125, 0, 0.125, 0.25)

EP_scenarios <- expand.grid(
  Location = unique(zone_coefficients$Location),
  WinPct_Diff_val = WinPct_Diff_vals
) %>%
  left_join(
    zone_coefficients %>%
      select(Location, term, estimate) %>%
      pivot_wider(names_from = term, values_from = estimate),
    by = "Location"
  ) %>%
  mutate(
    EP_no_card = `(Intercept)` +
      Seconds_Remaining_Half * Seconds_Remaining_Half_Coef +
      Home_Attack * Home_Attack_Coef +
      WinPct_Diff * WinPct_Diff_val +
      Card_Diff * Card_Diff_val
  ) %>%
  select(Location, WinPct_Diff_val, EP_no_card) %>%
  mutate(Location = factor(Location, levels = zones_order))

# Plot
ggplot(EP_scenarios, aes(x = Location, y = EP_no_card, color = as.factor(WinPct_Diff_val), group = WinPct_Diff_val)) +
  geom_point(size = 2) +
  geom_line() +
  geom_text(aes(label = round(EP_no_card, 2)), 
            vjust = -1, size = 3, check_overlap = FALSE,
            position = position_dodge(width = 0.5)) +
  labs(
    title = "Expected Points by Zone Without Yellow Card\nfor Different Win Percentage Differences",
    x = "Zone",
    y = "Expected Points",
    color = "Win % Diff"
  ) +
  theme_minimal(base_size = 12) +
  theme(axis.text.x = element_text(angle = 45, hjust = 1))
